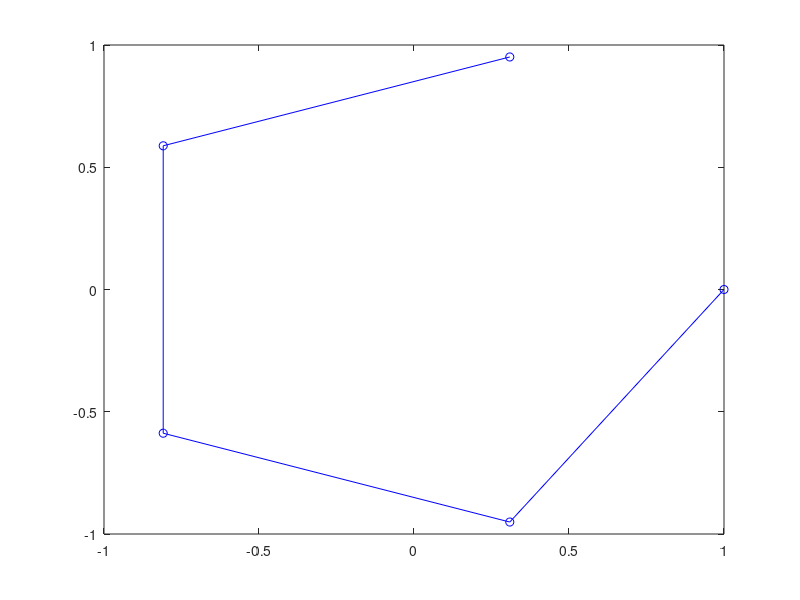

The MATLAB script that drew this image: (Note: this script raises an error after producing the figure.)
% We first need to generate the nodes in a circle
numCities = 5;

radians = linspace(0, 2*pi, numCities + 1);
radians = radians(1:end-1);

x = cos(radians);
y = sin(radians);

cities = repmat(struct('x', 0, 'y', 0, 'id', 0), 1, numCities);

coordPerm = randperm(numCities);

for i = 1:numCities
    cities(i).id = i;
    cities(i).x = x(coordPerm(i));
    cities(i).y = y(coordPerm(i));
end

plot([cities(:).x],[cities(:).y], 'bo-')

% Here is where we will implement the ant colony algorithm
% First we will identify all of the actors:
%    - k    : an ant
%    - r    : a current city (it is supposed that k is at r)
%    - s    : a destination city
%    - M_k  : the memory of ant k, keeps track of past visits
%    - tau  : pheremone vector such that tau(r, u) is the amount of
%             pheremone on edge (r, u)
%    - eta  : A heuristic function which assigns some value to edges such
%             that eta(r, u) is the heuristic value of edge (r,u). For TSP,
%             this function is often the inverse distance between cities
%    - beta : A parameter which determines the weight of the heurstic function
%    - q_0  : A parameter determining how often we take the route with the best
%             tau and eta values vs a random route
%    - S    : A random variable which is governed by the p_k distribution
%    - p_k  : The probability distribution of the variable S which favors 
%             shorter edges and higher pheremones. p_k(r,s) is the probability
%             that ant k will choose to move from city r to city s
%    - rho  : the pheromone evaporation rate
%    - delta-tau: the global pheromone update rate

% Now a few formulas:

%     { argmax_{u \nin M_k} { [ tau(r,u) * eta(r,u)^{beta}    if q < q_0
% s = {
%     { S                                                     otherwise

%                     tau(r,s) * eta(rms)^{beta}
%            {---------------------------------------------    if s \nin M_k
% p_k(r,s) = {sum_{u \nin m_k} (tau(r,u) * eta(r,u))^{beta}
%            {
% 		     {0                                                otherwise

% The algorithm proceeds in the following manner:
% while score_not_good_enough
%   for ant_k in colony
%     place ant_k at random city
%     while ant has not visited all cities
%         with probabily q_0, ant_k will move to the city with best tau and eta
%         otherwise, ant_k will move to a random city based on p_k
%     end
%     Perform pheremone update:
%     for edge in edge_set
%         if (edge is traversed)
%             tau(edge) = (1 - rho) * tau(edge) + delta-tau
%         else 
%             tau(edge) = (1 - rho) * tau(edge)
%       end
%     end
% end

numAnts = 100;

% Tau will be populated dynamically, will be blank for now
tau = ones(numCities, numCities);

% Eta is a static matrix based known heuristic with known inputs 
% so we can simply populate it now in advance
eta = zeros(numCities, numCities);

% Calculate the upper triangle of eta
for fromCity = 1:numCities
	for toCity = fromCity:numCities
		if (fromCity == toCity)
			continue;
		else 
			eta(fromCity, toCity) = 1.0/cityDistance(cities(fromCity), cities(toCity));
		end
	end
end

% Euclidean distance is a symetric relation, upper and lower triangles should be identical
eta = eta + eta';

% Here we set param controlling how often ants exploit vs explore
q_0 = .25;

for ant_k = 1:numAnts
	
	% Init empty path and place ant_k at a random starting index
	path = zeros(1, numCities);
	currInd = 1;
	path(currInd) = randi(numCities);
	
	% Need to track of where we have not been
	unvisited = 1:numCities;
	unvisited(path(1)) = [];
	
	% While we have an incomplete path
	for currInd = 1:numCities
		r = path(currInd);
		if (rand < q_0)
			[~, maxInd] = max(tau(r, :) .* eta(r, :));
		else
			
		end
	end
end

M_k = zeros(1, numCities);



